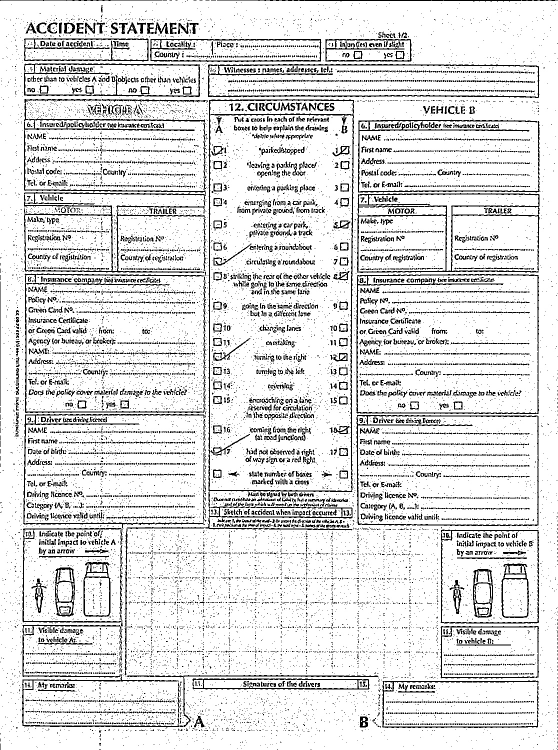
#> input picture aligned_2.jpg, 1116 x 1500 px, given in place of MVIMG_20190823_180455.jpg, which was not available (shown at 1/2 size)
$ python crop_v2.py
#> lines starting #> are read from the running program, lines starting #| are printed output that depends on the picture; after the words box and inside, x2 and y2 are one past the last pixel; in counts of white or black regions, pixels touching at a corner belong together; pictures that were not available may be replaced by others from this repository, and a replacement may not be noted
### durgesh/transform.py
# import the necessary packages
import numpy as np
import cv2

def order_points(pts):
	# initialzie a list of coordinates that will be ordered
	# such that the first entry in the list is the top-left,
	# the second entry is the top-right, the third is the
	# bottom-right, and the fourth is the bottom-left
	rect = np.zeros((4, 2), dtype = "float32")

	# the top-left point will have the smallest sum, whereas
	# the bottom-right point will have the largest sum
	s = pts.sum(axis = 1)
	rect[0] = pts[np.argmin(s)]
	rect[2] = pts[np.argmax(s)]

	# now, compute the difference between the points, the
	# top-right point will have the smallest difference,
	# whereas the bottom-left will have the largest difference
	diff = np.diff(pts, axis = 1)
	rect[1] = pts[np.argmin(diff)]
	rect[3] = pts[np.argmax(diff)]

	# return the ordered coordinates
	return rect

def four_point_transform(image, pts):
	# obtain a consistent order of the points and unpack them
	# individually
	rect = order_points(pts)
	(tl, tr, br, bl) = rect

	# compute the width of the new image, which will be the
	# maximum distance between bottom-right and bottom-left
	# x-coordiates or the top-right and top-left x-coordinates
	widthA = np.sqrt(((br[0] - bl[0]) ** 2) + ((br[1] - bl[1]) ** 2))
	widthB = np.sqrt(((tr[0] - tl[0]) ** 2) + ((tr[1] - tl[1]) ** 2))
	maxWidth = max(int(widthA), int(widthB))

	# compute the height of the new image, which will be the
	# maximum distance between the top-right and bottom-right
	# y-coordinates or the top-left and bottom-left y-coordinates
	heightA = np.sqrt(((tr[0] - br[0]) ** 2) + ((tr[1] - br[1]) ** 2))
	heightB = np.sqrt(((tl[0] - bl[0]) ** 2) + ((tl[1] - bl[1]) ** 2))
	maxHeight = max(int(heightA), int(heightB))

	# now that we have the dimensions of the new image, construct
	# the set of destination points to obtain a "birds eye view",
	# (i.e. top-down view) of the image, again specifying points
	# in the top-left, top-right, bottom-right, and bottom-left
	# order
	dst = np.array([
		[0, 0],
		[maxWidth - 1, 0],
		[maxWidth - 1, maxHeight - 1],
		[0, maxHeight - 1]], dtype = "float32")

	# compute the perspective transform matrix and then apply it
	M = cv2.getPerspectiveTransform(rect, dst)
	warped = cv2.warpPerspective(image, M, (maxWidth, maxHeight))

	# return the warped image
	return warped

### crop_v2.py
from durgesh.transform import four_point_transform
from skimage.filters import threshold_local
import numpy as np
import argparse
import cv2
import imutils


def edgeDetect(image):
    # load the image and compute the ratio of the old height
    # to the new height, clone it, and resize it
    image = cv2.imread(image)
    ratio = image.shape[0] / 500.0
    orig = image.copy()
    image = imutils.resize(image, height = 500)

    # convert the image to grayscale, blur it, and find edges
    # in the image
    gray = cv2.cvtColor(image, cv2.COLOR_BGR2GRAY)
    gray = cv2.GaussianBlur(gray, (5, 5), 0)
    edged = cv2.Canny(gray, 75, 200)

    # show the original image and the edge detected image
    print("STEP 1: Edge Detection")
    cv2.imshow("Image", image)
    cv2.imshow("Edged", edged)
    cv2.waitKey(0)
    cv2.destroyAllWindows()

    return edged, image, ratio


def contours(edged,image):
    # find the contours in the edged image, keeping only the
    # largest ones, and initialize the screen contour
    cnts = cv2.findContours(edged.copy(), cv2.RETR_LIST, cv2.CHAIN_APPROX_SIMPLE)
    cnts = imutils.grab_contours(cnts)
    cnts = sorted(cnts, key = cv2.contourArea, reverse = True)[:5]

    # loop over the contours
    for c in cnts:
        # approximate the contour
        peri = cv2.arcLength(c, True)
        approx = cv2.approxPolyDP(c, 0.02 * peri, True)

        # if our approximated contour has four points, then we
        # can assume that we have found our screen
        if len(approx) == 4:
            screenCnt = approx
            break

    # show the contour (outline) of the piece of paper
    print("STEP 2: Find contours of paper")
    cv2.drawContours(image, [screenCnt], -1, (0, 255, 0), 2)
    cv2.imshow("Outline", image)
    cv2.waitKey(0)
    cv2.destroyAllWindows()

    return image, screenCnt

def perspectiveTransform(orig, screenCnt, ratio):
    # apply the four point transform to obtain a top-down
    # view of the original image
    warped = four_point_transform(orig, screenCnt.reshape(4, 2) * ratio)

    # convert the warped image to grayscale, then threshold it
    # to give it that 'black and white' paper effect
    warped = cv2.cvtColor(warped, cv2.COLOR_BGR2GRAY)
    T = threshold_local(warped, 11, offset = 10, method = "gaussian")
    warped = (warped > T).astype("uint8") * 255

    # show the original and scanned images
    print("STEP 3: Apply perspective transform")
    cv2.imshow("Original", imutils.resize(orig, height = 650))
    cv2.imshow("Scanned", imutils.resize(warped, height = 650))
    cv2.waitKey(0)
    cv2.destroyAllWindows()

    return imutils.resize(warped, height = 650)


def segmentation(img,x,y,weidth,height):
    img = img[y:y+height,x:x+weidth]
    cv2.imshow("segmented",img)
    cv2.waitKey(0)
    cv2.destroyAllWindows()
    return img

if __name__ == "__main__":

    image_path = "data/accident_forms/MVIMG_20190823_180455.jpg"

    original_image = cv2.imread(image_path)
#> original_image is the input picture: shape (1500, 1116, 3); min 0, max 255, mean 221.2

    edged_image, original_resized_image, ratio= edgeDetect(image_path)
#> in edgeDetect, `gray = cv2.GaussianBlur(gray, (5, 5), 0)`:
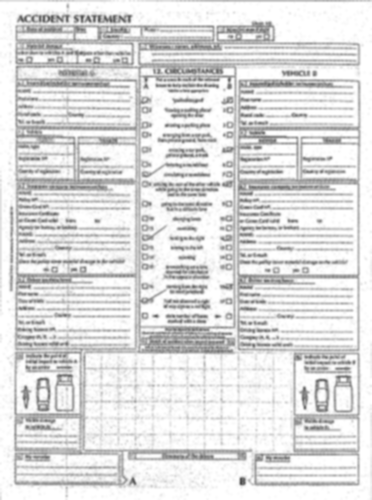
#> gray: shape (500, 372); min 79, max 255, mean 221.3
#> in edgeDetect, `edged = cv2.Canny(gray, 75, 200)`:
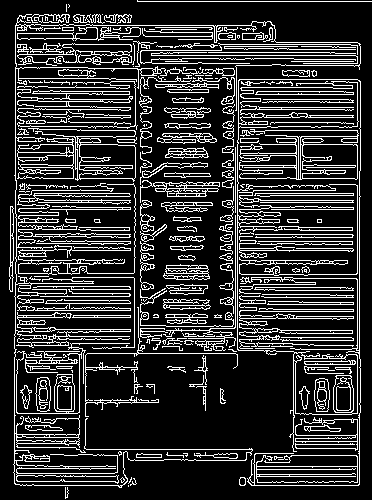
#> edged: shape (500, 372); 19.5% white in thin lines or dots
#> ratio = 3
    contoured_image, screencnt= contours(edged_image, original_resized_image)
#> in contours, `cnts = cv2.findContours(edged.copy(), cv2.RETR_LIST, cv2.CHAIN_APPROX_..`: cnts = 684 contours, 362 with area under 20; largest, box (x1, y1, x2, y2) and area: (237, 79, 361, 486) 9350, (13, 14, 361, 488) 4824, (238, 81, 359, 128) 4180, (239, 129, 359, 180) 3060, (293, 352, 358, 415) 2864
#> in contours, `cnts = sorted(cnts, key = cv2.contourArea, reverse = True)[:5]`: cnts = 5 contours; box (x1, y1, x2, y2) and area: (237, 79, 361, 486) 9350, (13, 14, 361, 488) 4824, (238, 81, 359, 128) 4180, (239, 129, 359, 180) 3060, (293, 352, 358, 415) 2864
#> the loop in contours, `for c in cnts:` made 2 passes
#> (peri, screenCnt) on pass 2: (12154.7, [[19, 15], [245, 460], [15, 26], [360, 44]])
#> (peri, approx) on pass 1: (5871.3, [[239, 79], [358, 485]])
#> in contours, `cv2.drawContours(image, [screenCnt], -1, (0, 255, 0), 2)`:
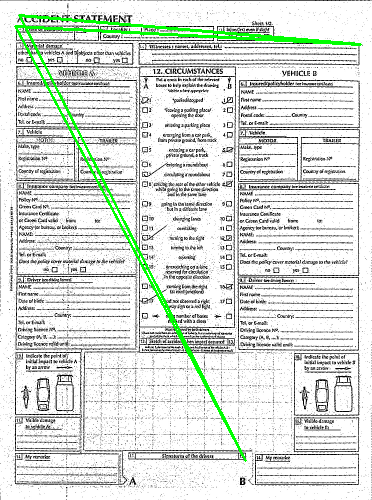
#> image: shape (500, 372, 3); mean B, G, R 216.5, 222.3, 216.5
#> screencnt = [[19, 15], [245, 460], [15, 26], [360, 44]]
    perspectiveTransformed_image = perspectiveTransform(original_image, screencnt, ratio)
#> in order_points, `s = pts.sum(axis = 1)`: s = [102, 2115, 123, 1212]
#> in order_points, `diff = np.diff(pts, axis = 1)`: diff = [-12, 645, 33, -948]
#> in four_point_transform, `rect = order_points(pts)`: rect = [[57, 45], [1080, 132], [735, 1380], [735, 1380]]
#> in four_point_transform, `(tl, tr, br, bl) = rect`: tl = [57, 45]; tr = [1080, 132]; br = [735, 1380]
#> in four_point_transform, `widthA = np.sqrt(((br[0] - bl[0]) ** 2) + ((br[1] - bl[1]) ** 2))`: widthA = 0
#> in four_point_transform, `widthB = np.sqrt(((tr[0] - tl[0]) ** 2) + ((tr[1] - tl[1]) ** 2))`: widthB = 1026.7
#> in four_point_transform, `maxWidth = max(int(widthA), int(widthB))`: maxWidth = 1026
#> in four_point_transform, `heightA = np.sqrt(((tr[0] - br[0]) ** 2) + ((tr[1] - br[1]) ** 2))`: heightA = 1294.8
#> in four_point_transform, `heightB = np.sqrt(((tl[0] - bl[0]) ** 2) + ((tl[1] - bl[1]) ** 2))`: heightB = 1497.3
#> in four_point_transform, `maxHeight = max(int(heightA), int(heightB))`: maxHeight = 1497
#> in four_point_transform, `dst = np.array([ [0, 0], [maxWidth - 1, 0], [maxWidth - 1, maxHeight -..`: dst = [[0, 0], [1025, 0], [1025, 1496], [0, 1496]]
#> in four_point_transform, `M = cv2.getPerspectiveTransform(rect, dst)`: M = [[-0.0293, 0.0149, 0.999], [-3.62e-17, 4.87e-17, 1.05e-14], [-2.51e-05, 1.55e-05, -0.0029]]
#> in perspectiveTransform, `warped = (warped > T).astype("uint8") * 255`: warped: shape (1497, 1026); 99.9% white; black in thin lines or dots, all inside (x1, y1, x2, y2) = (0, 0, 1026, 1)

    x = 170
    y= 81
    weidth = 135
    height = 386

    middle_section = segmentation(perspectiveTransformed_image,x,y,weidth,height)
#> in segmentation, `img = img[y:y+height,x:x+weidth]`: img: shape (386, 135); every value is 255
    cv2.rectangle(perspectiveTransformed_image,(x,y),(x+weidth,y+height),(0,255,0),2)
    cv2.putText(perspectiveTransformed_image,'Middle_section',(x+2,y+10),0,0.3,(0,255,0))


    x = 16
    y = 84
    weidth = 164
    height = 376

    A_section = segmentation(perspectiveTransformed_image,x,y,weidth,height)
#> in segmentation (call 2), `img = img[y:y+height,x:x+weidth]`: img: shape (376, 164); 98.1% white; 2 black regions, box (x1, y1, x2, y2) and area: (153, 0, 156, 376) 1128, (157, 1, 163, 8) 23
    cv2.rectangle(perspectiveTransformed_image,(x,y),(x+weidth,y+height),(0,255,0),2)
#> perspectiveTransformed_image: shape (650, 445); min 0, max 255, mean 249.1
    cv2.putText(perspectiveTransformed_image,'A_section',(x+2,y+10),0,0.3,(0,255,0))
#> perspectiveTransformed_image: shape (650, 445); min 0, max 255, mean 249

    x = 296
    y = 84
    weidth = 163
    height = 379

    B_section = segmentation(perspectiveTransformed_image,x,y,weidth,height)
#> call 3 of segmentation, with x = 296, y = 84, weidth = 163, height = 379
#> in segmentation (call 3), `img = img[y:y+height,x:x+weidth]`:
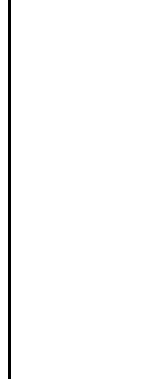
#> img: shape (379, 149); 98% white; 1 black region, box (x1, y1, x2, y2) and area: (8, 0, 11, 379) 1137
    cv2.rectangle(perspectiveTransformed_image,(x,y),(x+weidth,y+height),(0,255,0),2)
#> perspectiveTransformed_image: shape (650, 445); min 0, max 255, mean 247.3
    cv2.putText(perspectiveTransformed_image,'B_section',(x+2,y+10),0,0.3,(0,255,0))
#> perspectiveTransformed_image: shape (650, 445); min 0, max 255, mean 247.2

    x = 95
    y = 454
    weidth = 283
    height = 138

    Drawing = segmentation(perspectiveTransformed_image,x,y,weidth,height)
#> call 4 of segmentation, with x = 95, y = 454, weidth = 283, height = 138
#> in segmentation (call 4), `img = img[y:y+height,x:x+weidth]`:
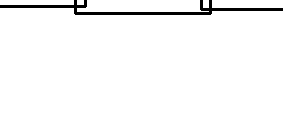
#> img: shape (138, 283); 97.4% white; 1 black region, box (x1, y1, x2, y2) and area: (0, 0, 283, 15) 1013
    cv2.rectangle(perspectiveTransformed_image,(x,y),(x+weidth,y+height),(0,255,0),2)
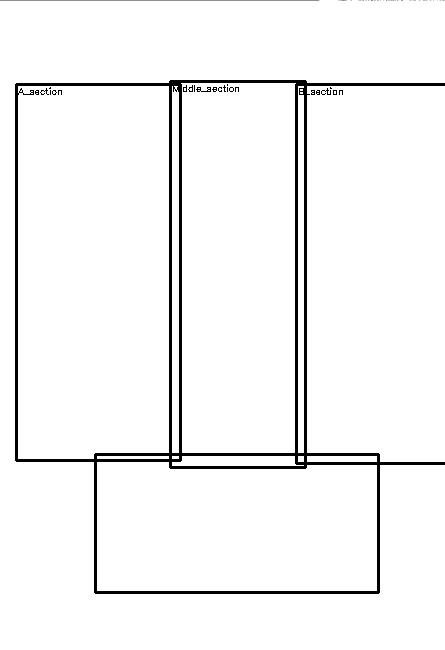
#> perspectiveTransformed_image: shape (650, 445); min 0, max 255, mean 245
    cv2.putText(perspectiveTransformed_image,'Drawing',(x+2,y+10),0,0.3,(0,255,0))
#> perspectiveTransformed_image: shape (650, 445); 0.02% of pixels changed, all inside (x1, y1, x2, y2) = (98, 457, 133, 467)

    x = 155
    y = 586
    weidth = 179
    height = 49

    signature = segmentation(perspectiveTransformed_image,x,y,weidth,height)
#> in segmentation (call 5), `img = img[y:y+height,x:x+weidth]`: img: shape (49, 179); 93.9% white; 1 black region, box (x1, y1, x2, y2) and area: (0, 5, 179, 8) 537
    cv2.rectangle(perspectiveTransformed_image,(x,y),(x+weidth,y+height),(0,255,0),2)
    cv2.putText(perspectiveTransformed_image,'Signature',(x+2,y+10),0,0.3,(0,255,0))
#> perspectiveTransformed_image: shape (650, 445); min 0, max 255, mean 243.7
    cv2.line(perspectiveTransformed_image, (x+(weidth//2),y), (x+(weidth//2),y+height), (0,255,0),2)

    x = 18
    y = 30
    weidth = 457
    height = 58

    top_sction = segmentation(perspectiveTransformed_image,x,y,weidth,height)
#> in segmentation (call 6), `img = img[y:y+height,x:x+weidth]`: img: shape (58, 427); 94.2% white; 15 black regions (14 under 20 px), largest, box (x1, y1, x2, y2) and area: (0, 50, 427, 58) 1382
    cv2.rectangle(perspectiveTransformed_image,(x,y),(x+weidth,y+height),(0,255,0),2)
    cv2.putText(perspectiveTransformed_image,'Top section',(x+2,y+10),0,0.3,(0,255,0))
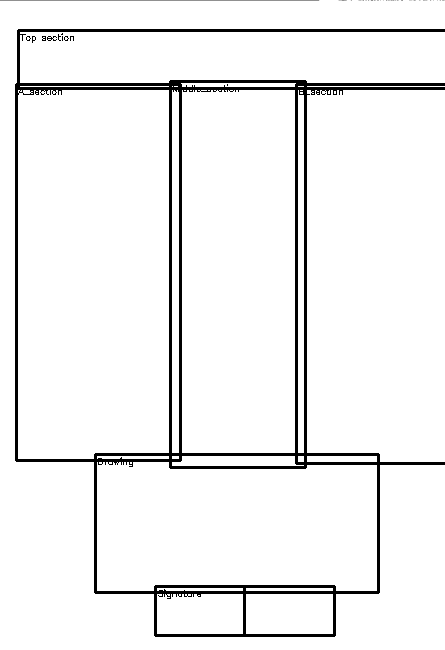
#> perspectiveTransformed_image: shape (650, 445); min 0, max 255, mean 241.2


    cv2.imshow("boxed", perspectiveTransformed_image)
    cv2.waitKey(0)
    cv2.destroyAllWindows()
